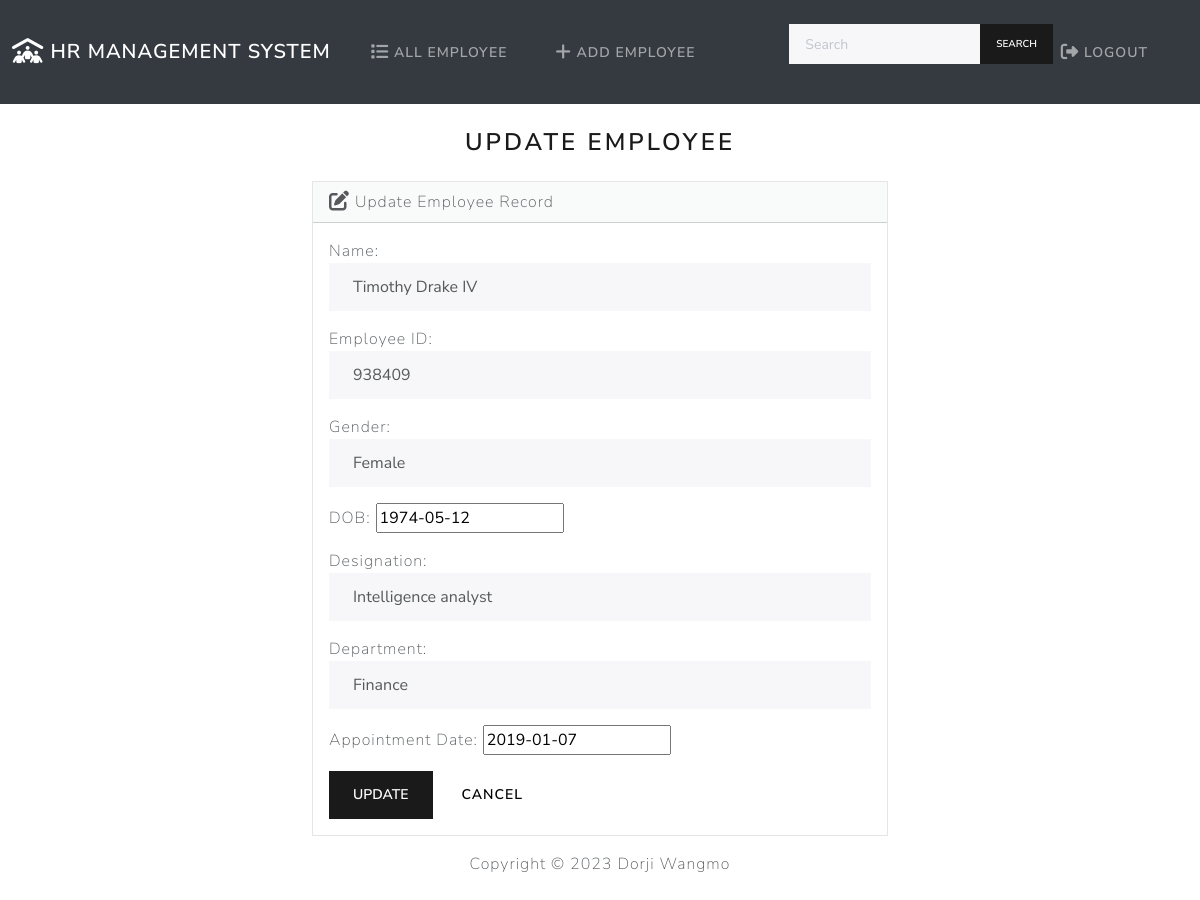
The page /edit/34/ (signed in) on the database its author committed.
### employee/models.py (models this page shows, shortened)
class Employee(models.Model):
    name = models.CharField(max_length=255)
    employee_id = models.PositiveIntegerField(unique=True)
    GENDER_CHOICES = (
        ('M', 'Male'),
        ('F', 'Female'),
    )
    gender = models.CharField(max_length=1, choices=GENDER_CHOICES)
    dob = models.DateField()
    designation = models.CharField(max_length=255)
    department = models.CharField(max_length=255)
    appointment_date = models.DateField()

### employee/views.py (the view)
# urls.py: path('edit/<int:id>/', views.edit, name='edit'),
@login_required
def edit(request, id):
    if request.method == 'POST':
        employee = Employee.objects.get(pk=id)
        form = EmployeeForm(request.POST, instance=employee)
        if form.is_valid():
            form.save()
            return render(request, 'employee/edit.html', {
                'form': form,
                'success': True
            })
    else:
        employee = Employee.objects.get(pk=id)
        form = EmployeeForm(instance=employee)
    return render(request, 'employee/edit.html', {
        'form': form
    })

### employee/templates/employee/edit.html (shortened to what this page needs)
{% extends "employee/base.html" %}
{% block body%}
    <h3 class="text-center m-4">Update Employee</h3>
    {% if success %}
        <div class="alert alert-success" role="alert">
            The new Employee updated successfully.
            <a href="{% url 'index' %}" class="alert-link">Go to Home Page.</a>
        </div>
    {% else %}
        <div class="row justify-content-center">
            <div class="col-6">
                <div class="card bg-light mb-3">
                    <div class="card-header">
                        <i class="fa-solid fa-pen-to-square fa-lg"></i> Update Employee Record
                    </div>
                    <div class="card-body">
                      <form action="" method="POST">
                        {{ form.as_p }}
                        <button type="submit" class="btn btn-primary">Update</button>
                        <a href="{% url 'index' %}" class="btn btn-secondary">Cancel</a>
                      </form>
                    </div>
                  </div>
            </div>
        </div>
    {% endif %}
{% endblock %}

### rows shown on the page
Employee: name "Timothy Drake IV", employee_id "938409", gender "Female", dob "1974-05-12", designation "Intelligence analyst", department "Finance", appointment_date "2019-01-07"
